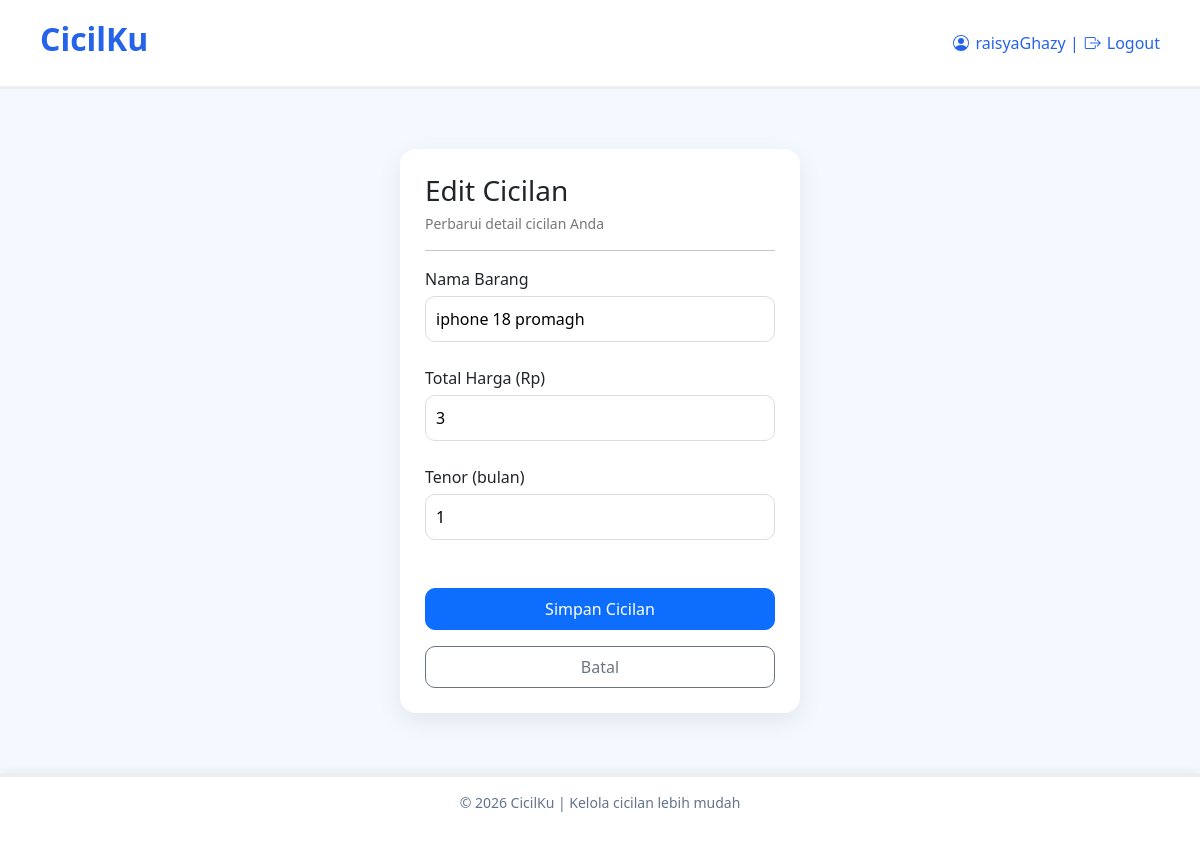
The page /edit.php?id=15 (signed in) on the database its author committed.
### tables this page shows
CREATE TABLE `cicilan` (
  `id_cicilan` int(11) NOT NULL,
  `nama_cicilan` varchar(100) DEFAULT NULL,
  `total_harga` int(11) DEFAULT NULL,
  `terbayar` int(11) DEFAULT NULL,
  `sisa_hutang` int(11) DEFAULT NULL,
  `status` varchar(20) DEFAULT NULL,
  `tenor` int(11) DEFAULT NULL,
  `id_user` int(11) DEFAULT NULL
);

### edit.php (the view, shortened to what this page needs)
<?php
include 'koneksi.php';
$id_cicilan = $_GET['id'];
$query = mysqli_query($koneksi, "SELECT * FROM cicilan WHERE id_cicilan ='$id_cicilan'");
$data = mysqli_fetch_array($query);
?>
<!DOCTYPE html>
<html>
<head>
    <link href="https://cdn.jsdelivr.net/npm/bootstrap@5.3.8/dist/css/bootstrap.min.css" rel="stylesheet">
    <link href="https://cdn.jsdelivr.net/npm/bootstrap-icons/font/bootstrap-icons.css" rel="stylesheet">
   <link rel="stylesheet" href="style.css">
</head>
<body>
  <header class="header">
     <h2>CicilKu</h2>
    <div class="logout">
    <div class="logout-link">
   <?php
if(isset($_SESSION['username'])){
    echo $_SESSION['username'];
    ?>
     |
     <a href="logout.php" class="logout-link">
        <i class="bi bi-box-arrow-right"></i> Logout
</a>
     <?php
    } else {
    echo "Guest";
}
?>
</div>
    </header>
        <div class="tambah">
            <h3>Edit Cicilan</h3>
             <p> Perbarui detail cicilan Anda </p>
             <hr>
                <form action="update.php" method="POST">
                    <label>Nama Barang</label><br>
                         <input type="text" name="nama_barang" placeholder="Masukkan nama barang" value="<?= $data['nama_cicilan'] ?>"required><br><br>
                    <label>Total Harga (Rp) </label><br>
                            <input type="number" name="total_harga" placeholder="Masukkan harga" value="<?= $data['total_harga'] ?>" required><br><br>
                    <label> Tenor (bulan)</label><br>
                            <input type="number" name="tenor" placeholder="Contoh: 12" value="<?= $data['tenor'] ?>" required><br><br>
                <div class="mt-3 d-grid gap-2">
                 <button type="submit" name="simpan" class="btn btn-primary"> Simpan Cicilan </button>
    <button type="button" onclick="window.location.href='dashboard.php'" class="btn btn-outline-secondary">Batal</button>
                        </div>
                </form>
            </div>
            <footer class="footer">
    <p> © 2026 CicilKu | Kelola cicilan lebih mudah</p>
</footer>
</body>
</html>

### style.css (style rules this page uses)
body { margin:0; background: #f4f8ff; flex-direction: column; min-height: 100vh; }
form { width: 100%; max-width: 400px; }
.header { background: white; backdrop-filter: blur(10px); padding: 20px 40px; display: flex; align-items: center; justify-content: space-between; border-bottom: 3px solid #eee; }
.footer { width: 100%; background: white; padding: 15px; text-align: center; margin-top: 50px; color: #64748b; font-size: 14px; box-shadow: 0 -2px 10px rgba(0, 0, 0, 0.05); border-top: 4px solid #eee; }
.logout-link { color: #2563eb; text-decoration: none; display: flex; align-items: center; gap: 6px; }
.header h2 { color: #2563eb; font-weight: bold; }
.btn { width: 100%; margin-top: 8px; padding: 8px; border-radius: 10px; text-decoration: none; text-align: center; display: block; }
.tambah { width: 400px; margin: 60px auto; background: white; padding: 25px; border-radius: 16px; box-shadow: 0 8px 25px rgba(0, 0, 0, 0.08); }
.tambah h3 { margin-bottom: 5px; }
.tambah p { color: #777; font-size: 14px; }
.tambah input { width: 100%; padding: 10px; border-radius: 10px; border: 1px solid #ddd; margin-top: 5px; outline: none; }
.tambah label { font-weight: 500; }

### rows shown on the page
cicilan: nama_barang "iphone 18 promagh", total_harga "3", tenor "1"

### other values the page prints
$_SESSION['username'] "raisyaGhazy"
